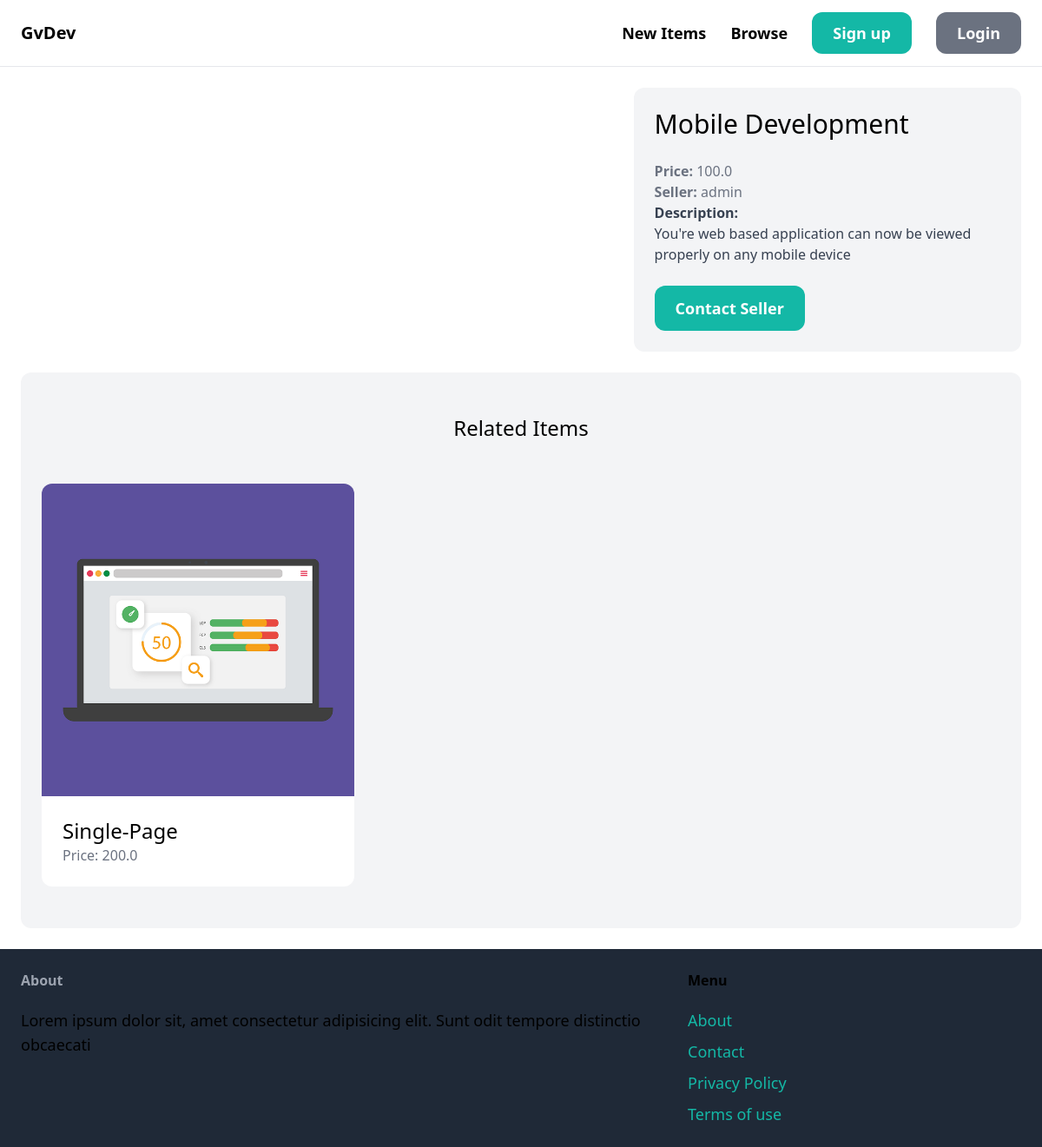
/items/6/, run on the app's committed database.
### item/models.py (models this page shows, shortened)
class Item(models.Model):
    category = models.ForeignKey(Category, related_name='items', on_delete=models.CASCADE)
    name = models.CharField(max_length=255)
    description = models.TextField(blank=True, null=True)
    price = models.FloatField()
    image = models.ImageField(upload_to="items_image", blank=True, null=True)
    is_sold = models.BooleanField(default=False)
    created_by = models.ForeignKey(User, related_name='items', on_delete=models.CASCADE)
    created_at = models.DateTimeField(auto_now_add=True)

### item/views.py (the view)
# urls.py: path('<int:pk>/', views.detail, name='detail'),
def detail(request, pk):
    item = get_object_or_404(Item, pk=pk)
    related_items = Item.objects.filter(category=item.category, is_sold=False).exclude(pk=pk)[0:3]
    return render(request, 'item/detail.html', {
        'item': item,
        'related_items': related_items
    })

### item/templates/item/detail.html (shortened to what this page needs)
{% extends 'core/base.html' %}
{% block content %}
    <div class="grid grid-cols-5 gap-6">
        <div class="col-span-3">
        </div>
        <div class="col-span-2 p-6 bg-gray-100 rounded-xl">
            <h1 class="mb-6 text-3xl">{{ item.name }}</h1>
            <p class="text-gray-500"><strong>Price: </strong>{{ item.price }}</p>
            <p class="text-gray-500"><strong>Seller: </strong>{{ item.created_by.username }}</p>
            {% if item.description %}
            <p class="text-gray-700">
                <strong class="text-grap-500">Description: </strong><br>
                {{ item.description }}
            </p>
            {% endif %}
            <a href="#" class="inline-block mt-6 px-6 py-3 text-lg font-semibold bg-teal-500 text-white hover:bg-teal-700 rounded-xl">Contact Seller</a>
        </div>
    </div>
    <div class="mt-6 px-6 py-12 bg-gray-100 rounded-xl">
        <h2 class="mb-12 text-2xl text-center">Related Items</h2>
        <div class="grid grid-cols-3 gap-3">
            {%  for item in related_items %}
                <div>
                    <a href="{% url 'item:detail' item.id %}">
                        <div>
                            <img src="{{ item.image.url }}" class="rounded-t-xl " alt="Item Image"/>
                        </div>
                        <div class="p-6 bg-white rounded-b-xl">
                            <h2 class="text-2xl">{{ item.name }}</h2>
                            <p class="text-gray-500">Price: {{ item.price }}</p>
                        </div>
                    </a>
                </div>
            {% endfor %}
        </div>
    </div>
{% endblock %}

### data on the page
Item: name "Mobile Development", price "100.0", created_by.username "admin", description "You're web based application can now be viewed properly on any mobile device"
Item: image (picture), name "Single-Page", price "200.0"
